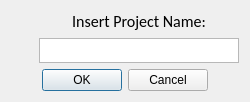
<?xml version="1.0" encoding="UTF-8"?>
<ui version="4.0">
 <class>NewProject</class>
 <widget class="QDialog" name="NewProject">
  <property name="geometry">
   <rect>
    <x>0</x>
    <y>0</y>
    <width>250</width>
    <height>97</height>
   </rect>
  </property>
  <property name="sizePolicy">
   <sizepolicy hsizetype="Expanding" vsizetype="Expanding">
    <horstretch>0</horstretch>
    <verstretch>0</verstretch>
   </sizepolicy>
  </property>
  <property name="maximumSize">
   <size>
    <width>250</width>
    <height>110</height>
   </size>
  </property>
  <property name="windowTitle">
   <string>Dialog</string>
  </property>
  <property name="sizeGripEnabled">
   <bool>false</bool>
  </property>
  <layout class="QGridLayout" name="gridLayout">
   <item row="0" column="1">
    <widget class="QLabel" name="AskProjectName">
     <property name="font">
      <font>
       <family>Calibri</family>
       <pointsize>12</pointsize>
      </font>
     </property>
     <property name="text">
      <string>Insert Project Name:</string>
     </property>
     <property name="alignment">
      <set>Qt::AlignCenter</set>
     </property>
    </widget>
   </item>
   <item row="6" column="0" colspan="2">
    <widget class="QDialogButtonBox" name="buttonBox">
     <property name="orientation">
      <enum>Qt::Horizontal</enum>
     </property>
     <property name="standardButtons">
      <set>QDialogButtonBox::Cancel|QDialogButtonBox::Ok</set>
     </property>
     <property name="centerButtons">
      <bool>true</bool>
     </property>
    </widget>
   </item>
   <item row="1" column="1">
    <widget class="QTextEdit" name="ProjectName">
     <property name="enabled">
      <bool>true</bool>
     </property>
     <property name="maximumSize">
      <size>
       <width>200</width>
       <height>25</height>
      </size>
     </property>
     <property name="layoutDirection">
      <enum>Qt::LeftToRight</enum>
     </property>
     <property name="horizontalScrollBarPolicy">
      <enum>Qt::ScrollBarAsNeeded</enum>
     </property>
    </widget>
   </item>
  </layout>
 </widget>
 <resources/>
 <connections>
  <connection>
   <sender>buttonBox</sender>
   <signal>accepted()</signal>
   <receiver>NewProject</receiver>
   <slot>accept()</slot>
   <hints>
    <hint type="sourcelabel">
     <x>248</x>
     <y>254</y>
    </hint>
    <hint type="destinationlabel">
     <x>157</x>
     <y>274</y>
    </hint>
   </hints>
  </connection>
  <connection>
   <sender>buttonBox</sender>
   <signal>rejected()</signal>
   <receiver>NewProject</receiver>
   <slot>reject()</slot>
   <hints>
    <hint type="sourcelabel">
     <x>316</x>
     <y>260</y>
    </hint>
    <hint type="destinationlabel">
     <x>286</x>
     <y>274</y>
    </hint>
   </hints>
  </connection>
 </connections>
</ui>
